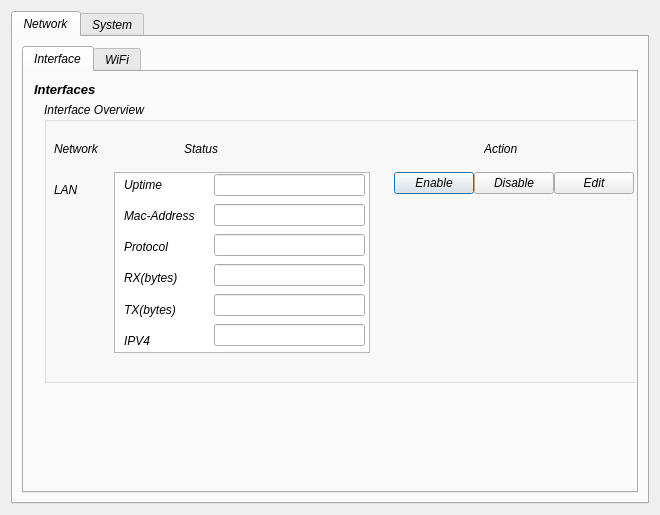
<?xml version="1.0" encoding="UTF-8"?>
<ui version="4.0">
 <class>SnmpConfigDialog</class>
 <widget class="QDialog" name="SnmpConfigDialog">
  <property name="geometry">
   <rect>
    <x>0</x>
    <y>0</y>
    <width>660</width>
    <height>515</height>
   </rect>
  </property>
  <property name="windowTitle">
   <string>WaveSight | Configuration via SNMP</string>
  </property>
  <layout class="QHBoxLayout" name="horizontalLayout">
   <item>
    <widget class="QTabWidget" name="snmpWidget">
     <property name="enabled">
      <bool>true</bool>
     </property>
     <property name="sizePolicy">
      <sizepolicy hsizetype="Expanding" vsizetype="Expanding">
       <horstretch>0</horstretch>
       <verstretch>0</verstretch>
      </sizepolicy>
     </property>
     <property name="font">
      <font>
       <italic>true</italic>
      </font>
     </property>
     <property name="contextMenuPolicy">
      <enum>Qt::ActionsContextMenu</enum>
     </property>
     <property name="currentIndex">
      <number>0</number>
     </property>
     <property name="tabsClosable">
      <bool>false</bool>
     </property>
     <widget class="QWidget" name="network_5">
      <attribute name="title">
       <string>Network</string>
      </attribute>
      <layout class="QHBoxLayout" name="horizontalLayout_6">
       <item>
        <widget class="QTabWidget" name="networktabWidget_5">
         <property name="maximumSize">
          <size>
           <width>16777215</width>
           <height>16777215</height>
          </size>
         </property>
         <property name="currentIndex">
          <number>0</number>
         </property>
         <widget class="QWidget" name="interfare_1">
          <attribute name="title">
           <string>Interface</string>
          </attribute>
          <widget class="QGroupBox" name="interfaceGroupBox_5">
           <property name="geometry">
            <rect>
             <x>20</x>
             <y>30</y>
             <width>601</width>
             <height>281</height>
            </rect>
           </property>
           <property name="sizePolicy">
            <sizepolicy hsizetype="Maximum" vsizetype="Maximum">
             <horstretch>0</horstretch>
             <verstretch>0</verstretch>
            </sizepolicy>
           </property>
           <property name="title">
            <string notr="true">Interface Overview</string>
           </property>
           <property name="checkable">
            <bool>false</bool>
           </property>
           <widget class="QLabel" name="label_network_5">
            <property name="geometry">
             <rect>
              <x>10</x>
              <y>40</y>
              <width>59</width>
              <height>14</height>
             </rect>
            </property>
            <property name="text">
             <string>Network</string>
            </property>
           </widget>
           <widget class="QLabel" name="label_status_5">
            <property name="geometry">
             <rect>
              <x>140</x>
              <y>40</y>
              <width>59</width>
              <height>14</height>
             </rect>
            </property>
            <property name="text">
             <string>Status</string>
            </property>
           </widget>
           <widget class="QLabel" name="label_action_5">
            <property name="geometry">
             <rect>
              <x>440</x>
              <y>40</y>
              <width>59</width>
              <height>14</height>
             </rect>
            </property>
            <property name="text">
             <string>Action</string>
            </property>
           </widget>
           <widget class="QLabel" name="label_133">
            <property name="geometry">
             <rect>
              <x>10</x>
              <y>80</y>
              <width>51</width>
              <height>16</height>
             </rect>
            </property>
            <property name="text">
             <string>LAN</string>
            </property>
           </widget>
           <widget class="QPushButton" name="pushButton_enable_5">
            <property name="geometry">
             <rect>
              <x>350</x>
              <y>70</y>
              <width>80</width>
              <height>22</height>
             </rect>
            </property>
            <property name="text">
             <string>Enable</string>
            </property>
           </widget>
           <widget class="QPushButton" name="pushButton_disable_5">
            <property name="geometry">
             <rect>
              <x>430</x>
              <y>70</y>
              <width>80</width>
              <height>22</height>
             </rect>
            </property>
            <property name="text">
             <string>Disable</string>
            </property>
           </widget>
           <widget class="QPushButton" name="pushButton_edit_5">
            <property name="geometry">
             <rect>
              <x>510</x>
              <y>70</y>
              <width>80</width>
              <height>22</height>
             </rect>
            </property>
            <property name="text">
             <string>Edit</string>
            </property>
           </widget>
           <widget class="QFrame" name="frame_5">
            <property name="geometry">
             <rect>
              <x>100</x>
              <y>80</y>
              <width>221</width>
              <height>80</height>
             </rect>
            </property>
            <property name="frameShape">
             <enum>QFrame::StyledPanel</enum>
            </property>
            <property name="frameShadow">
             <enum>QFrame::Raised</enum>
            </property>
           </widget>
           <widget class="QColumnView" name="statusColumnView_5">
            <property name="geometry">
             <rect>
              <x>70</x>
              <y>70</y>
              <width>256</width>
              <height>181</height>
             </rect>
            </property>
           </widget>
           <widget class="QWidget" name="verticalLayoutWidget_9">
            <property name="geometry">
             <rect>
              <x>80</x>
              <y>70</y>
              <width>81</width>
              <height>181</height>
             </rect>
            </property>
            <layout class="QVBoxLayout" name="verticalLayout_interface2_5">
             <item>
              <widget class="QLabel" name="label_uptime_5">
               <property name="text">
                <string>Uptime</string>
               </property>
              </widget>
             </item>
             <item>
              <widget class="QLabel" name="label_macaddress_5">
               <property name="text">
                <string>Mac-Address</string>
               </property>
              </widget>
             </item>
             <item>
              <widget class="QLabel" name="label_134">
               <property name="text">
                <string>Protocol</string>
               </property>
              </widget>
             </item>
             <item>
              <widget class="QLabel" name="label_rx_5">
               <property name="text">
                <string>RX(bytes)</string>
               </property>
              </widget>
             </item>
             <item>
              <widget class="QLabel" name="label_tx_5">
               <property name="text">
                <string>TX(bytes)</string>
               </property>
              </widget>
             </item>
             <item>
              <widget class="QLabel" name="label_ipv4_5">
               <property name="text">
                <string>IPV4</string>
               </property>
              </widget>
             </item>
            </layout>
           </widget>
           <widget class="QWidget" name="verticalLayoutWidget_10">
            <property name="geometry">
             <rect>
              <x>170</x>
              <y>70</y>
              <width>151</width>
              <height>181</height>
             </rect>
            </property>
            <layout class="QVBoxLayout" name="verticalLayout_interface3_5">
             <item>
              <widget class="QLineEdit" name="lineEdit_uptime_5"/>
             </item>
             <item>
              <widget class="QLineEdit" name="lineEdit_macaddress_5"/>
             </item>
             <item>
              <widget class="QLineEdit" name="lineEdit_protocol_5"/>
             </item>
             <item>
              <widget class="QLineEdit" name="lineEdit_rx_5"/>
             </item>
             <item>
              <widget class="QLineEdit" name="lineEdit_tx_5"/>
             </item>
             <item>
              <widget class="QLineEdit" name="lineEdit_ipv4_5"/>
             </item>
            </layout>
           </widget>
          </widget>
          <widget class="QLabel" name="interface_6">
           <property name="geometry">
            <rect>
             <x>10</x>
             <y>10</y>
             <width>81</width>
             <height>16</height>
            </rect>
           </property>
           <property name="text">
            <string>&lt;html&gt;&lt;head/&gt;&lt;body&gt;&lt;p&gt;&lt;span style=&quot; font-size:10pt; font-weight:600;&quot;&gt;Interfaces&lt;/span&gt;&lt;/p&gt;&lt;/body&gt;&lt;/html&gt;</string>
           </property>
          </widget>
         </widget>
         <widget class="QWidget" name="wifi_5">
          <property name="maximumSize">
           <size>
            <width>3000</width>
            <height>16777215</height>
           </size>
          </property>
          <attribute name="title">
           <string>WiFi</string>
          </attribute>
          <layout class="QVBoxLayout" name="verticalLayout_14">
           <item>
            <widget class="QLabel" name="label_135">
             <property name="maximumSize">
              <size>
               <width>250</width>
               <height>30</height>
              </size>
             </property>
             <property name="text">
              <string>&lt;html&gt;&lt;head/&gt;&lt;body&gt;&lt;p&gt;&lt;span style=&quot; font-size:10pt; font-weight:600;&quot;&gt;Wireless Overview&lt;/span&gt;&lt;/p&gt;&lt;/body&gt;&lt;/html&gt;</string>
             </property>
            </widget>
           </item>
           <item>
            <widget class="QGroupBox" name="groupBox_25">
             <property name="sizePolicy">
              <sizepolicy hsizetype="Expanding" vsizetype="Expanding">
               <horstretch>0</horstretch>
               <verstretch>0</verstretch>
              </sizepolicy>
             </property>
             <property name="maximumSize">
              <size>
               <width>2165</width>
               <height>187</height>
              </size>
             </property>
             <property name="mouseTracking">
              <bool>true</bool>
             </property>
             <property name="autoFillBackground">
              <bool>true</bool>
             </property>
             <property name="title">
              <string notr="true">Radio Setting</string>
             </property>
             <widget class="QWidget" name="horizontalLayoutWidget_33">
              <property name="geometry">
               <rect>
                <x>380</x>
                <y>140</y>
                <width>254</width>
                <height>31</height>
               </rect>
              </property>
              <layout class="QHBoxLayout" name="horizontalLayout_interface3_5">
               <item>
                <widget class="QPushButton" name="pushButton_33">
                 <property name="text">
                  <string>Enable</string>
                 </property>
                </widget>
               </item>
               <item>
                <widget class="QPushButton" name="pushButton_34">
                 <property name="text">
                  <string>Disable</string>
                 </property>
                </widget>
               </item>
               <item>
                <widget class="QPushButton" name="pushButton_35">
                 <property name="text">
                  <string>Edit</string>
                 </property>
                </widget>
               </item>
              </layout>
             </widget>
             <widget class="QColumnView" name="columnView_5">
              <property name="geometry">
               <rect>
                <x>0</x>
                <y>20</y>
                <width>361</width>
                <height>151</height>
               </rect>
              </property>
             </widget>
             <widget class="QWidget" name="horizontalLayoutWidget_34">
              <property name="geometry">
               <rect>
                <x>10</x>
                <y>40</y>
                <width>160</width>
                <height>31</height>
               </rect>
              </property>
              <layout class="QHBoxLayout" name="horizontalLayout_interface4_5">
               <item>
                <widget class="QLabel" name="label_136">
                 <property name="text">
                  <string>Channel :</string>
                 </property>
                </widget>
               </item>
               <item>
                <widget class="QLabel" name="label_137">
                 <property name="text">
                  <string>0</string>
                 </property>
                </widget>
               </item>
              </layout>
             </widget>
             <widget class="QWidget" name="horizontalLayoutWidget_35">
              <property name="geometry">
               <rect>
                <x>10</x>
                <y>80</y>
                <width>160</width>
                <height>31</height>
               </rect>
              </property>
              <layout class="QHBoxLayout" name="horizontalLayout_interface5_5">
               <item>
                <widget class="QLabel" name="label_138">
                 <property name="text">
                  <string>SSID :</string>
                 </property>
                </widget>
               </item>
               <item>
                <widget class="QLabel" name="label_139">
                 <property name="text">
                  <string>FFlink23</string>
                 </property>
                </widget>
               </item>
              </layout>
             </widget>
             <widget class="QWidget" name="horizontalLayoutWidget_36">
              <property name="geometry">
               <rect>
                <x>10</x>
                <y>120</y>
                <width>169</width>
                <height>31</height>
               </rect>
              </property>
              <layout class="QHBoxLayout" name="horizontalLayout_interface6_5">
               <item>
                <widget class="QLabel" name="label_140">
                 <property name="text">
                  <string>BSSID :</string>
                 </property>
                </widget>
               </item>
               <item>
                <widget class="QLabel" name="label_141">
                 <property name="text">
                  <string>40:FO:12:BA:32:43</string>
                 </property>
                </widget>
               </item>
              </layout>
             </widget>
             <widget class="QWidget" name="horizontalLayoutWidget_37">
              <property name="geometry">
               <rect>
                <x>190</x>
                <y>40</y>
                <width>151</width>
                <height>31</height>
               </rect>
              </property>
              <layout class="QHBoxLayout" name="horizontalLayout_interface7_5">
               <item>
                <widget class="QLabel" name="label_142">
                 <property name="text">
                  <string>Bitrate :</string>
                 </property>
                </widget>
               </item>
               <item>
                <widget class="QLabel" name="label_143">
                 <property name="text">
                  <string>144.4 mbps</string>
                 </property>
                </widget>
               </item>
              </layout>
             </widget>
             <widget class="QWidget" name="horizontalLayoutWidget_38">
              <property name="geometry">
               <rect>
                <x>190</x>
                <y>80</y>
                <width>151</width>
                <height>31</height>
               </rect>
              </property>
              <layout class="QHBoxLayout" name="horizontalLayout_interface8_5">
               <item>
                <widget class="QLabel" name="label_144">
                 <property name="text">
                  <string>Mode :</string>
                 </property>
                </widget>
               </item>
               <item>
                <widget class="QLabel" name="label_145">
                 <property name="text">
                  <string>Master-WDS</string>
                 </property>
                </widget>
               </item>
              </layout>
             </widget>
             <widget class="QWidget" name="horizontalLayoutWidget_39">
              <property name="geometry">
               <rect>
                <x>190</x>
                <y>120</y>
                <width>151</width>
                <height>31</height>
               </rect>
              </property>
              <layout class="QHBoxLayout" name="horizontalLayout_interface9_5">
               <item>
                <widget class="QLabel" name="label_146">
                 <property name="text">
                  <string>Encryption :</string>
                 </property>
                </widget>
               </item>
               <item>
                <widget class="QLabel" name="label_147">
                 <property name="text">
                  <string>No</string>
                 </property>
                </widget>
               </item>
              </layout>
             </widget>
            </widget>
           </item>
           <item>
            <widget class="QGroupBox" name="groupBox_26">
             <property name="maximumSize">
              <size>
               <width>16777215</width>
               <height>125</height>
              </size>
             </property>
             <property name="title">
              <string>Associted stations</string>
             </property>
             <widget class="QWidget" name="horizontalLayoutWidget_40">
              <property name="geometry">
               <rect>
                <x>20</x>
                <y>20</y>
                <width>371</width>
                <height>31</height>
               </rect>
              </property>
              <layout class="QHBoxLayout" name="horizontalLayout_interface10_5">
               <item>
                <widget class="QLabel" name="label_148">
                 <property name="text">
                  <string>MAC Address</string>
                 </property>
                </widget>
               </item>
               <item>
                <widget class="QLabel" name="label_149">
                 <property name="text">
                  <string>SSID</string>
                 </property>
                </widget>
               </item>
               <item>
                <widget class="QLabel" name="label_150">
                 <property name="text">
                  <string>RSSI</string>
                 </property>
                </widget>
               </item>
              </layout>
             </widget>
            </widget>
           </item>
          </layout>
         </widget>
        </widget>
       </item>
      </layout>
     </widget>
     <widget class="QWidget" name="system_9">
      <attribute name="title">
       <string>System</string>
      </attribute>
      <layout class="QHBoxLayout" name="horizontalLayout_31">
       <item>
        <widget class="QTabWidget" name="systemtabWidget_5">
         <property name="currentIndex">
          <number>0</number>
         </property>
         <widget class="QWidget" name="system_1">
          <attribute name="title">
           <string>System</string>
          </attribute>
          <layout class="QVBoxLayout" name="verticalLayout_15">
           <item>
            <widget class="QWidget" name="widget_3" native="true">
             <property name="sizePolicy">
              <sizepolicy hsizetype="Maximum" vsizetype="Maximum">
               <horstretch>0</horstretch>
               <verstretch>0</verstretch>
              </sizepolicy>
             </property>
             <property name="maximumSize">
              <size>
               <width>1050</width>
               <height>2000</height>
              </size>
             </property>
             <property name="layoutDirection">
              <enum>Qt::LeftToRight</enum>
             </property>
             <layout class="QVBoxLayout" name="verticalLayout_24">
              <item>
               <widget class="QGroupBox" name="groupBox_27">
                <property name="sizePolicy">
                 <sizepolicy hsizetype="Expanding" vsizetype="Expanding">
                  <horstretch>12</horstretch>
                  <verstretch>12</verstretch>
                 </sizepolicy>
                </property>
                <property name="maximumSize">
                 <size>
                  <width>1000</width>
                  <height>170</height>
                 </size>
                </property>
                <property name="title">
                 <string>System Properties</string>
                </property>
                <layout class="QHBoxLayout" name="horizontalLayout_32">
                 <item>
                  <layout class="QVBoxLayout" name="verticalLayout_system11_5">
                   <item>
                    <widget class="QLabel" name="label_151">
                     <property name="text">
                      <string>Local Time</string>
                     </property>
                    </widget>
                   </item>
                   <item>
                    <widget class="QLabel" name="label_152">
                     <property name="text">
                      <string>Host Name</string>
                     </property>
                    </widget>
                   </item>
                   <item>
                    <widget class="QLabel" name="label_153">
                     <property name="text">
                      <string>Time Zone</string>
                     </property>
                    </widget>
                   </item>
                  </layout>
                 </item>
                 <item>
                  <spacer name="horizontalSpacer_system_5">
                   <property name="orientation">
                    <enum>Qt::Horizontal</enum>
                   </property>
                   <property name="sizeType">
                    <enum>QSizePolicy::Maximum</enum>
                   </property>
                   <property name="sizeHint" stdset="0">
                    <size>
                     <width>106</width>
                     <height>20</height>
                    </size>
                   </property>
                  </spacer>
                 </item>
                 <item>
                  <layout class="QVBoxLayout" name="verticalLayout_system12_5">
                   <item>
                    <layout class="QHBoxLayout" name="horizontalLayout_system17_5">
                     <item>
                      <widget class="QLabel" name="label_154">
                       <property name="text">
                        <string>12/03/2017 </string>
                       </property>
                      </widget>
                     </item>
                     <item>
                      <spacer name="horizontalSpacer_system2_5">
                       <property name="orientation">
                        <enum>Qt::Horizontal</enum>
                       </property>
                       <property name="sizeHint" stdset="0">
                        <size>
                         <width>40</width>
                         <height>20</height>
                        </size>
                       </property>
                      </spacer>
                     </item>
                    </layout>
                   </item>
                   <item>
                    <widget class="QLineEdit" name="lineEdit_25">
                     <property name="maximumSize">
                      <size>
                       <width>250</width>
                       <height>30</height>
                      </size>
                     </property>
                    </widget>
                   </item>
                   <item>
                    <widget class="QComboBox" name="comboBox_5">
                     <property name="maximumSize">
                      <size>
                       <width>250</width>
                       <height>30</height>
                      </size>
                     </property>
                     <item>
                      <property name="text">
                       <string>UTC</string>
                      </property>
                     </item>
                     <item>
                      <property name="text">
                       <string>GMT</string>
                      </property>
                     </item>
                    </widget>
                   </item>
                  </layout>
                 </item>
                </layout>
               </widget>
              </item>
              <item>
               <widget class="QGroupBox" name="groupBox_28">
                <property name="sizePolicy">
                 <sizepolicy hsizetype="Expanding" vsizetype="Expanding">
                  <horstretch>0</horstretch>
                  <verstretch>0</verstretch>
                 </sizepolicy>
                </property>
                <property name="maximumSize">
                 <size>
                  <width>1000</width>
                  <height>200</height>
                 </size>
                </property>
                <property name="title">
                 <string>Time Syncronization</string>
                </property>
                <layout class="QHBoxLayout" name="horizontalLayout_33">
                 <item>
                  <layout class="QVBoxLayout" name="verticalLayout_system13_5">
                   <item>
                    <widget class="QLabel" name="label_155">
                     <property name="text">
                      <string>Enabel NTP Client</string>
                     </property>
                    </widget>
                   </item>
                   <item>
                    <widget class="QLabel" name="label_156">
                     <property name="text">
                      <string>Provided NTP Server</string>
                     </property>
                    </widget>
                   </item>
                   <item>
                    <widget class="QLabel" name="label_157">
                     <property name="text">
                      <string>NTP Server Candidates</string>
                     </property>
                    </widget>
                   </item>
                  </layout>
                 </item>
                 <item>
                  <spacer name="horizontalSpacer_system3_5">
                   <property name="orientation">
                    <enum>Qt::Horizontal</enum>
                   </property>
                   <property name="sizeType">
                    <enum>QSizePolicy::Maximum</enum>
                   </property>
                   <property name="sizeHint" stdset="0">
                    <size>
                     <width>40</width>
                     <height>20</height>
                    </size>
                   </property>
                  </spacer>
                 </item>
                 <item>
                  <layout class="QVBoxLayout" name="verticalLayout_system14_5">
                   <item>
                    <layout class="QHBoxLayout" name="horizontalLayout_system19_5">
                     <item>
                      <widget class="QCheckBox" name="checkBox_17">
                       <property name="maximumSize">
                        <size>
                         <width>250</width>
                         <height>30</height>
                        </size>
                       </property>
                       <property name="text">
                        <string/>
                       </property>
                      </widget>
                     </item>
                     <item>
                      <spacer name="horizontalSpacer_system4_5">
                       <property name="orientation">
                        <enum>Qt::Horizontal</enum>
                       </property>
                       <property name="sizeHint" stdset="0">
                        <size>
                         <width>40</width>
                         <height>20</height>
                        </size>
                       </property>
                      </spacer>
                     </item>
                    </layout>
                   </item>
                   <item>
                    <widget class="QCheckBox" name="checkBox_18">
                     <property name="maximumSize">
                      <size>
                       <width>250</width>
                       <height>30</height>
                      </size>
                     </property>
                     <property name="text">
                      <string/>
                     </property>
                    </widget>
                   </item>
                   <item>
                    <widget class="QLineEdit" name="lineEdit_26">
                     <property name="maximumSize">
                      <size>
                       <width>250</width>
                       <height>30</height>
                      </size>
                     </property>
                    </widget>
                   </item>
                  </layout>
                 </item>
                </layout>
               </widget>
              </item>
              <item>
               <widget class="QPushButton" name="pushButton_36">
                <property name="maximumSize">
                 <size>
                  <width>100</width>
                  <height>30</height>
                 </size>
                </property>
                <property name="layoutDirection">
                 <enum>Qt::RightToLeft</enum>
                </property>
                <property name="text">
                 <string>Save/Apply</string>
                </property>
               </widget>
              </item>
             </layout>
            </widget>
           </item>
          </layout>
         </widget>
         <widget class="QWidget" name="snmp_5">
          <attribute name="title">
           <string>SNMP</string>
          </attribute>
          <layout class="QVBoxLayout" name="verticalLayout_25">
           <item>
            <widget class="QGroupBox" name="groupBox_29">
             <property name="title">
              <string>Gernal Settings</string>
             </property>
             <layout class="QVBoxLayout" name="verticalLayout_26">
              <item>
               <widget class="QWidget" name="widget_10" native="true">
                <property name="maximumSize">
                 <size>
                  <width>1100</width>
                  <height>16777215</height>
                 </size>
                </property>
                <layout class="QHBoxLayout" name="horizontalLayout_34">
                 <item>
                  <layout class="QVBoxLayout" name="verticalLayout_snmp17_5">
                   <item>
                    <widget class="QLabel" name="label_158">
                     <property name="text">
                      <string>Enabe SNMP</string>
                     </property>
                    </widget>
                   </item>
                   <item>
                    <widget class="QLabel" name="label_159">
                     <property name="text">
                      <string>SNMP Read Password</string>
                     </property>
                    </widget>
                   </item>
                   <item>
                    <widget class="QLabel" name="label_160">
                     <property name="text">
                      <string>SNMP Write Password</string>
                     </property>
                    </widget>
                   </item>
                  </layout>
                 </item>
                 <item>
                  <spacer name="horizontalSpacer_snmp5_5">
                   <property name="orientation">
                    <enum>Qt::Horizontal</enum>
                   </property>
                   <property name="sizeType">
                    <enum>QSizePolicy::Maximum</enum>
                   </property>
                   <property name="sizeHint" stdset="0">
                    <size>
                     <width>43</width>
                     <height>20</height>
                    </size>
                   </property>
                  </spacer>
                 </item>
                 <item>
                  <layout class="QVBoxLayout" name="verticalLayout_snmp18_5">
                   <item>
                    <widget class="QCheckBox" name="checkBox_19">
                     <property name="maximumSize">
                      <size>
                       <width>250</width>
                       <height>30</height>
                      </size>
                     </property>
                     <property name="text">
                      <string/>
                     </property>
                    </widget>
                   </item>
                   <item>
                    <widget class="QLineEdit" name="lineEdit_27">
                     <property name="maximumSize">
                      <size>
                       <width>250</width>
                       <height>30</height>
                      </size>
                     </property>
                    </widget>
                   </item>
                   <item>
                    <widget class="QLineEdit" name="lineEdit_28">
                     <property name="maximumSize">
                      <size>
                       <width>250</width>
                       <height>30</height>
                      </size>
                     </property>
                    </widget>
                   </item>
                  </layout>
                 </item>
                 <item>
                  <spacer name="horizontalSpacer_snmp6_5">
                   <property name="orientation">
                    <enum>Qt::Horizontal</enum>
                   </property>
                   <property name="sizeHint" stdset="0">
                    <size>
                     <width>40</width>
                     <height>20</height>
                    </size>
                   </property>
                  </spacer>
                 </item>
                </layout>
               </widget>
              </item>
              <item>
               <widget class="QPushButton" name="pushButton_37">
                <property name="maximumSize">
                 <size>
                  <width>100</width>
                  <height>30</height>
                 </size>
                </property>
                <property name="layoutDirection">
                 <enum>Qt::LeftToRight</enum>
                </property>
                <property name="text">
                 <string>Restart SNMP</string>
                </property>
               </widget>
              </item>
             </layout>
            </widget>
           </item>
           <item>
            <widget class="QGroupBox" name="groupBox_30">
             <property name="title">
              <string>Trap</string>
             </property>
             <layout class="QHBoxLayout" name="horizontalLayout_35">
              <item>
               <layout class="QVBoxLayout" name="verticalLayout_snmp4_5">
                <item>
                 <widget class="QLabel" name="label_161">
                  <property name="text">
                   <string>Enable SNMP Trap</string>
                  </property>
                 </widget>
                </item>
                <item>
                 <widget class="QLabel" name="label_162">
                  <property name="text">
                   <string>SNMP Trap IP Address</string>
                  </property>
                 </widget>
                </item>
                <item>
                 <widget class="QLabel" name="label_163">
                  <property name="text">
                   <string>SNMP Port</string>
                  </property>
                 </widget>
                </item>
               </layout>
              </item>
              <item>
               <spacer name="horizontalSpacer_snmp7_5">
                <property name="orientation">
                 <enum>Qt::Horizontal</enum>
                </property>
                <property name="sizeType">
                 <enum>QSizePolicy::Maximum</enum>
                </property>
                <property name="sizeHint" stdset="0">
                 <size>
                  <width>40</width>
                  <height>20</height>
                 </size>
                </property>
               </spacer>
              </item>
              <item>
               <layout class="QVBoxLayout" name="verticalLayout_snmp6_5">
                <item>
                 <widget class="QCheckBox" name="checkBox_20">
                  <property name="maximumSize">
                   <size>
                    <width>250</width>
                    <height>30</height>
                   </size>
                  </property>
                  <property name="text">
                   <string/>
                  </property>
                 </widget>
                </item>
                <item>
                 <widget class="QLineEdit" name="lineEdit_29">
                  <property name="maximumSize">
                   <size>
                    <width>250</width>
                    <height>30</height>
                   </size>
                  </property>
                 </widget>
                </item>
                <item>
                 <widget class="QLineEdit" name="lineEdit_30">
                  <property name="maximumSize">
                   <size>
                    <width>250</width>
                    <height>30</height>
                   </size>
                  </property>
                 </widget>
                </item>
               </layout>
              </item>
              <item>
               <spacer name="horizontalSpacer_snmp8_5">
                <property name="orientation">
                 <enum>Qt::Horizontal</enum>
                </property>
                <property name="sizeHint" stdset="0">
                 <size>
                  <width>40</width>
                  <height>20</height>
                 </size>
                </property>
               </spacer>
              </item>
             </layout>
            </widget>
           </item>
           <item>
            <widget class="QPushButton" name="pushButton_38">
             <property name="sizePolicy">
              <sizepolicy hsizetype="Fixed" vsizetype="Fixed">
               <horstretch>0</horstretch>
               <verstretch>0</verstretch>
              </sizepolicy>
             </property>
             <property name="maximumSize">
              <size>
               <width>100</width>
               <height>30</height>
              </size>
             </property>
             <property name="layoutDirection">
              <enum>Qt::RightToLeft</enum>
             </property>
             <property name="text">
              <string>Save/Apply</string>
             </property>
            </widget>
           </item>
          </layout>
         </widget>
         <widget class="QWidget" name="reboot_5">
          <attribute name="title">
           <string>Reboot</string>
          </attribute>
          <widget class="QWidget" name="widget_reboot_5" native="true">
           <property name="geometry">
            <rect>
             <x>30</x>
             <y>40</y>
             <width>461</width>
             <height>271</height>
            </rect>
           </property>
           <widget class="QLabel" name="label_164">
            <property name="geometry">
             <rect>
              <x>30</x>
              <y>20</y>
              <width>171</width>
              <height>16</height>
             </rect>
            </property>
            <property name="text">
             <string>&lt;html&gt;&lt;head/&gt;&lt;body&gt;&lt;p&gt;&lt;span style=&quot; font-size:10pt; font-weight:600;&quot;&gt;Perform Factory Reset&lt;/span&gt;&lt;/p&gt;&lt;/body&gt;&lt;/html&gt;</string>
            </property>
           </widget>
           <widget class="QPushButton" name="pushButton_39">
            <property name="geometry">
             <rect>
              <x>50</x>
              <y>60</y>
              <width>121</width>
              <height>22</height>
             </rect>
            </property>
            <property name="text">
             <string>Factory Reset</string>
            </property>
           </widget>
           <widget class="QLabel" name="label_165">
            <property name="geometry">
             <rect>
              <x>40</x>
              <y>120</y>
              <width>141</width>
              <height>16</height>
             </rect>
            </property>
            <property name="text">
             <string>&lt;html&gt;&lt;head/&gt;&lt;body&gt;&lt;p&gt;&lt;span style=&quot; font-size:10pt; font-weight:600;&quot;&gt;Reboot System&lt;/span&gt;&lt;/p&gt;&lt;/body&gt;&lt;/html&gt;</string>
            </property>
           </widget>
           <widget class="QPushButton" name="pushButton_40">
            <property name="geometry">
             <rect>
              <x>50</x>
              <y>160</y>
              <width>80</width>
              <height>22</height>
             </rect>
            </property>
            <property name="text">
             <string>Reboot</string>
            </property>
           </widget>
          </widget>
         </widget>
        </widget>
       </item>
      </layout>
     </widget>
    </widget>
   </item>
  </layout>
 </widget>
 <resources/>
 <connections/>
</ui>
